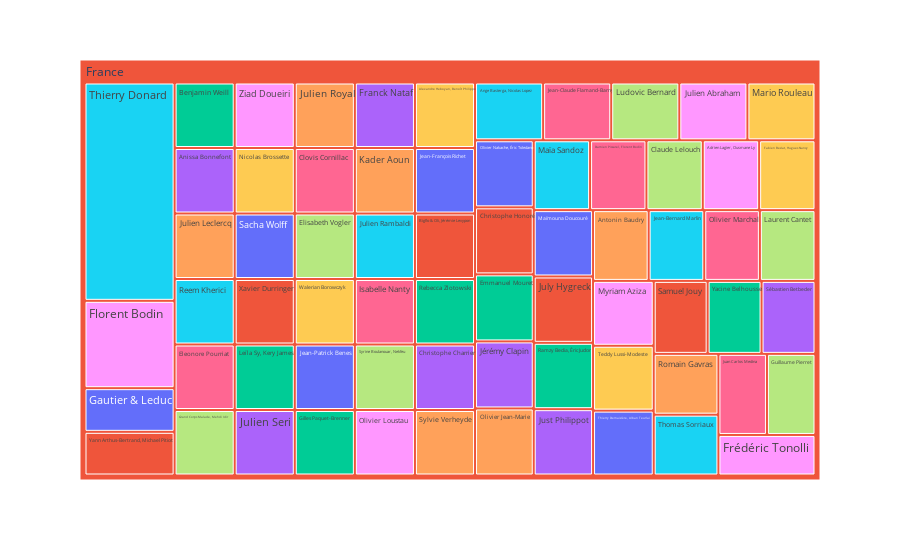

Notebook cell for this chart:
### Markdown cell above
# Content in France

### Code cell
netflix_fr=netflix_overall[netflix_overall['country']=='France']
nannef=netflix_fr.dropna()
import plotly.express as px
fig = px.treemap(nannef, path=['country','director'],
                  color='director', hover_data=['director','title'],color_continuous_scale='Purples')
fig.show()

### Figure 1 — Plotly figure (JSON) as saved in the notebook; plotly's stock layout.template omitted (floating-point values rounded to 4 significant figures; data arrays with more than 128 entries replaced by an {"elided": "..."} marker saying what was removed)
{"data": [{"branchvalues": "total", "customdata": {"elided": "69x3 str values"}, "domain": {"x": [0, 1], "y": [0, 1]}, "hovertemplate": "labels=%{label}<br>count=%{value}<br>parent=%{parent}<br>id=%{id}<br>director=%{customdata[2]}<br>title=%{customdata[1]}<extra></extra>", "ids": ["France/Gautier & Leduc", "France/Yann Arthus-Bertrand, Michael Pitiot", "France/Benjamin Weill", "France/Anissa Bonnefont", "France/Julien Leclercq", "France/Reem Kherici", "France/Eleonore Pourriat", "France/Grand Corps Malade, Mehdi Idir", "France/Ziad Doueiri", "France/Nicolas Brossette", "France/Sacha Wolff", "France/Xavier Durringer", "France/Leïla Sy, Kery James", "France/Julien Seri", "France/Julien Royal", "France/Thierry Donard", "France/Clovis Cornillac", "France/Elisabeth Vogler", "France/Florent Bodin", "France/Walerian Borowczyk", "France/Jean-Patrick Benes", "France", "France/Gilles Paquet-Brenner", "France/Franck Nataf", "France/Kader Aoun", "France/Julien Rambaldi", "France/Isabelle Nanty", "France/Syrine Boulanouar, Nekfeu", "France/Olivier Loustau", "France/Alexandre Heboyan, Benoît Philippon", "France/Jean-François Richet", "France/Bigflo & Oli, Jérémie Levypon", "France/Rebecca Zlotowski", "France/Christophe Charrier", "France/Sylvie Verheyde", "France/Ange Basterga, Nicolas Lopez", "France/Jean-Claude Flamand-Barny", "France/Ludovic Bernard", "France/Julien Abraham", "France/Mario Rouleau", "France/Olivier Nakache, Éric Toledano", "France/Christophe Honoré", "France/Emmanuel Mouret", "France/Jérémy Clapin", "France/Olivier Jean-Marie", "France/Maïa Sandoz", "France/Damien Piscarel, Florent Bodin", "France/Claude Lelouch", "France/Adrien Lagier, Ousmane Ly", "France/Fabien Beziat, Hugues Nancy", "France/Maïmouna Doucouré", "France/July Hygreck", "France/Ramzy Bedia, Éric Judor", "France/Just Philippot", "France/Antonin Baudry", "France/Jean-Bernard Marlin", "France/Olivier Marchal", "France/Laurent Cantet", "France/Myriam Aziza", "France/Teddy Lussi-Modeste", "France/Thierry Demaizière, Alban Teurlai", "France/Samuel Jouy", "France/Yacine Belhousse", "France/Sébastien Betbeder", "France/Romain Gavras", "France/Thomas Sorriaux", "France/Juan Carlos Medina", "France/Guillaume Pierret", "France/Frédéric Tonolli"], "labels": ["Gautier & Leduc", "Yann Arthus-Bertrand, Michael Pitiot", "Benjamin Weill", "Anissa Bonnefont", "Julien Leclercq", "Reem Kherici", "Eleonore Pourriat", "Grand Corps Malade, Mehdi Idir", "Ziad Doueiri", "Nicolas Brossette", "Sacha Wolff", "Xavier Durringer", "Leïla Sy, Kery James", "Julien Seri", "Julien Royal", "Thierry Donard", "Clovis Cornillac", "Elisabeth Vogler", "Florent Bodin", "Walerian Borowczyk", "Jean-Patrick Benes", "France", "Gilles Paquet-Brenner", "Franck Nataf", "Kader Aoun", "Julien Rambaldi", "Isabelle Nanty", "Syrine Boulanouar, Nekfeu", "Olivier Loustau", "Alexandre Heboyan, Benoît Philippon", "Jean-François Richet", "Bigflo & Oli, Jérémie Levypon", "Rebecca Zlotowski", "Christophe Charrier", "Sylvie Verheyde", "Ange Basterga, Nicolas Lopez", "Jean-Claude Flamand-Barny", "Ludovic Bernard", "Julien Abraham", "Mario Rouleau", "Olivier Nakache, Éric Toledano", "Christophe Honoré", "Emmanuel Mouret", "Jérémy Clapin", "Olivier Jean-Marie", "Maïa Sandoz", "Damien Piscarel, Florent Bodin", "Claude Lelouch", "Adrien Lagier, Ousmane Ly", "Fabien Beziat, Hugues Nancy", "Maïmouna Doucouré", "July Hygreck", "Ramzy Bedia, Éric Judor", "Just Philippot", "Antonin Baudry", "Jean-Bernard Marlin", "Olivier Marchal", "Laurent Cantet", "Myriam Aziza", "Teddy Lussi-Modeste", "Thierry Demaizière, Alban Teurlai", "Samuel Jouy", "Yacine Belhousse", "Sébastien Betbeder", "Romain Gavras", "Thomas Sorriaux", "Juan Carlos Medina", "Guillaume Pierret", "Frédéric Tonolli"], "marker": {"colors": ["#636efa", "#EF553B", "#00cc96", "#ab63fa", "#FFA15A", "#19d3f3", "#FF6692", "#B6E880", "#FF97FF", "#FECB52", "#636efa", "#EF553B", "#00cc96", "#ab63fa", "#FFA15A", "#19d3f3", "#FF6692", "#B6E880", "#FF97FF", "#FECB52", "#636efa", "#EF553B", "#00cc96", "#ab63fa", "#FFA15A", "#19d3f3", "#FF6692", "#B6E880", "#FF97FF", "#FECB52", "#636efa", "#EF553B", "#00cc96", "#ab63fa", "#FFA15A", "#19d3f3", "#FF6692", "#B6E880", "#FF97FF", "#FECB52", "#636efa", "#EF553B", "#00cc96", "#ab63fa", "#FFA15A", "#19d3f3", "#FF6692", "#B6E880", "#FF97FF", "#FECB52", "#636efa", "#EF553B", "#00cc96", "#ab63fa", "#FFA15A", "#19d3f3", "#FF6692", "#B6E880", "#FF97FF", "#FECB52", "#636efa", "#EF553B", "#00cc96", "#ab63fa", "#FFA15A", "#19d3f3", "#FF6692", "#B6E880", "#FF97FF"]}, "name": "", "parents": ["France", "France", "France", "France", "France", "France", "France", "France", "France", "France", "France", "France", "France", "France", "France", "France", "France", "France", "France", "France", "France", "", "France", "France", "France", "France", "France", "France", "France", "France", "France", "France", "France", "France", "France", "France", "France", "France", "France", "France", "France", "France", "France", "France", "France", "France", "France", "France", "France", "France", "France", "France", "France", "France", "France", "France", "France", "France", "France", "France", "France", "France", "France", "France", "France", "France", "France", "France", "France"], "type": "treemap", "values": [1, 1, 1, 1, 1, 1, 1, 1, 1, 1, 1, 1, 1, 1, 1, 5, 1, 1, 2, 1, 1, 73, 1, 1, 1, 1, 1, 1, 1, 1, 1, 1, 1, 1, 1, 1, 1, 1, 1, 1, 1, 1, 1, 1, 1, 1, 1, 1, 1, 1, 1, 1, 1, 1, 1, 1, 1, 1, 1, 1, 1, 1, 1, 1, 1, 1, 1, 1, 1]}], "layout": {"legend": {"tracegroupgap": 0}, "margin": {"t": 60}}}
